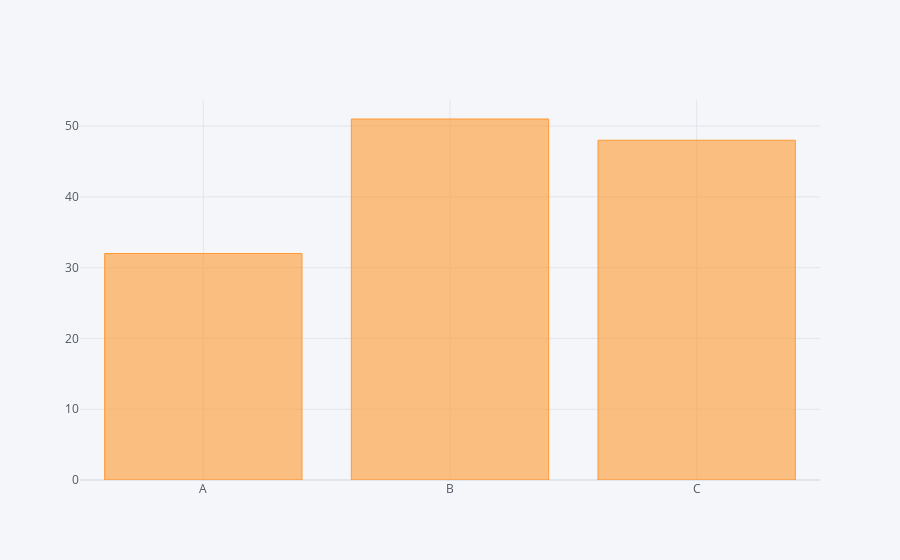

The notebook cell this image was saved under:
### Code cell
df2.iplot(kind = 'bar',x='Category',y='Values')

### Figure 1 — Plotly figure (JSON) as saved in the notebook; plotly's stock layout.template omitted (floating-point values rounded to 4 significant figures)
{"data": [{"marker": {"color": "rgba(255, 153, 51, 0.6)", "line": {"color": "rgba(255, 153, 51, 1.0)", "width": 1}}, "name": "Values", "orientation": "v", "text": "", "type": "bar", "x": ["A", "B", "C"], "y": [32, 51, 48]}], "layout": {"legend": {"bgcolor": "#F5F6F9", "font": {"color": "#4D5663"}}, "paper_bgcolor": "#F5F6F9", "plot_bgcolor": "#F5F6F9", "title": {"font": {"color": "#4D5663"}}, "xaxis": {"gridcolor": "#E1E5ED", "showgrid": true, "tickfont": {"color": "#4D5663"}, "title": {"font": {"color": "#4D5663"}, "text": ""}, "zerolinecolor": "#E1E5ED"}, "yaxis": {"gridcolor": "#E1E5ED", "showgrid": true, "tickfont": {"color": "#4D5663"}, "title": {"font": {"color": "#4D5663"}, "text": ""}, "zerolinecolor": "#E1E5ED"}}}
